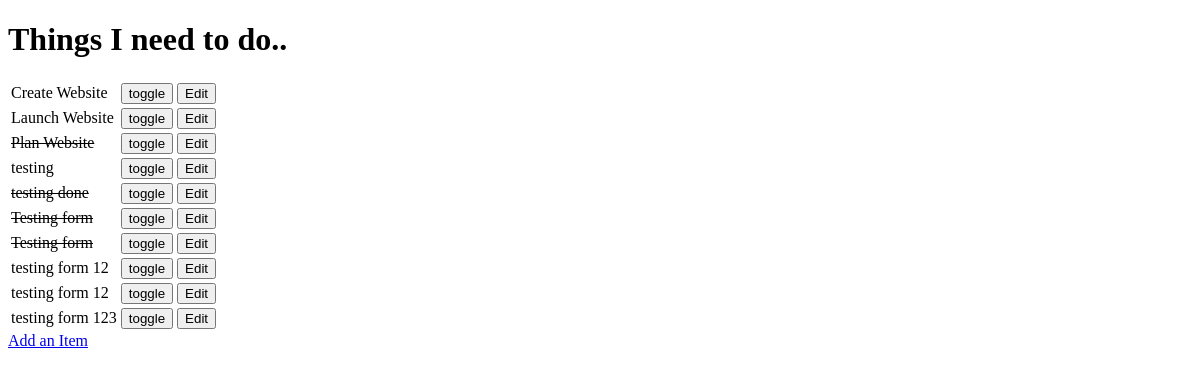
/, run on an earlier commit of the app's database.
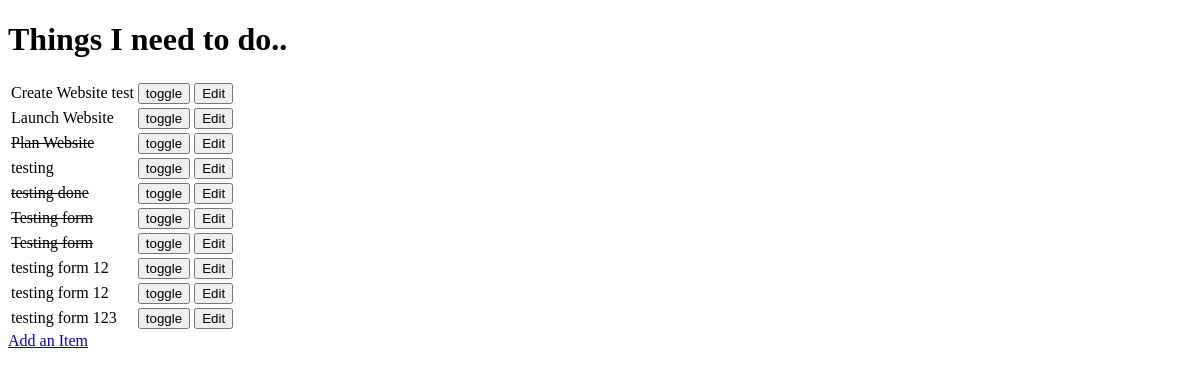
And on a later commit of the database.
### todo/models.py (models this page shows, shortened)
class Item(models.Model):
    name = models.CharField(max_length=30, blank=False)
    done = models.BooleanField(blank=False, default=False)

### todo/views.py (the view)
# urls.py: url(r'^$', get_todo_list),
def get_todo_list(request):
    results = Item.objects.all()
    return render (request, 'todo_list.html', {'items': results})

### todo/templates/todo_list.html (shortened to what this page needs)
<!DOCTYPE html>
<html lang="en">
<head>
</head>
<body>
<h1>Things I need to do..</h1>
<table>
  {% for item in items%}
    <tr>
    {% if item.done %}
      <td><strike>{{ item.name }}</strike></td>
    {% else %}
      <td>{{ item.name }}</td>
    {% endif %}
    <td>
      <form action="toggle/{{ item.id }}" method="POST">
        <input type="submit" value="toggle">
      </form>
    </td>
      <td>
        <form action="edit/{{ item.id }}" method="GET">
          <input type="submit" value="Edit">
        </form>
      </td>
    </tr>
  {% endfor %}
</table>
<a href="add">Add an Item</a>
</body>
</html>

What changed in the data, as far as the page shows it:
changed Item: name "Create Website" → "Create Website test"
